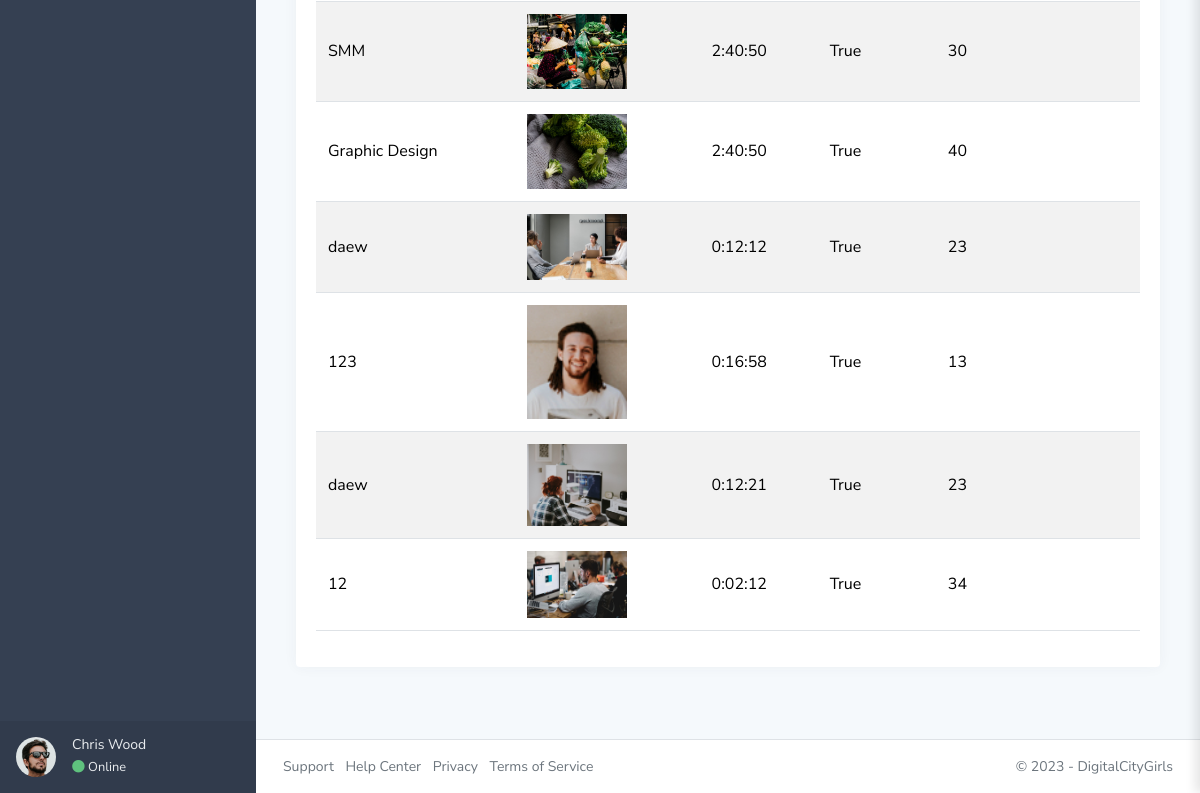
The app's page /ad/direction/ (lower part), older data.
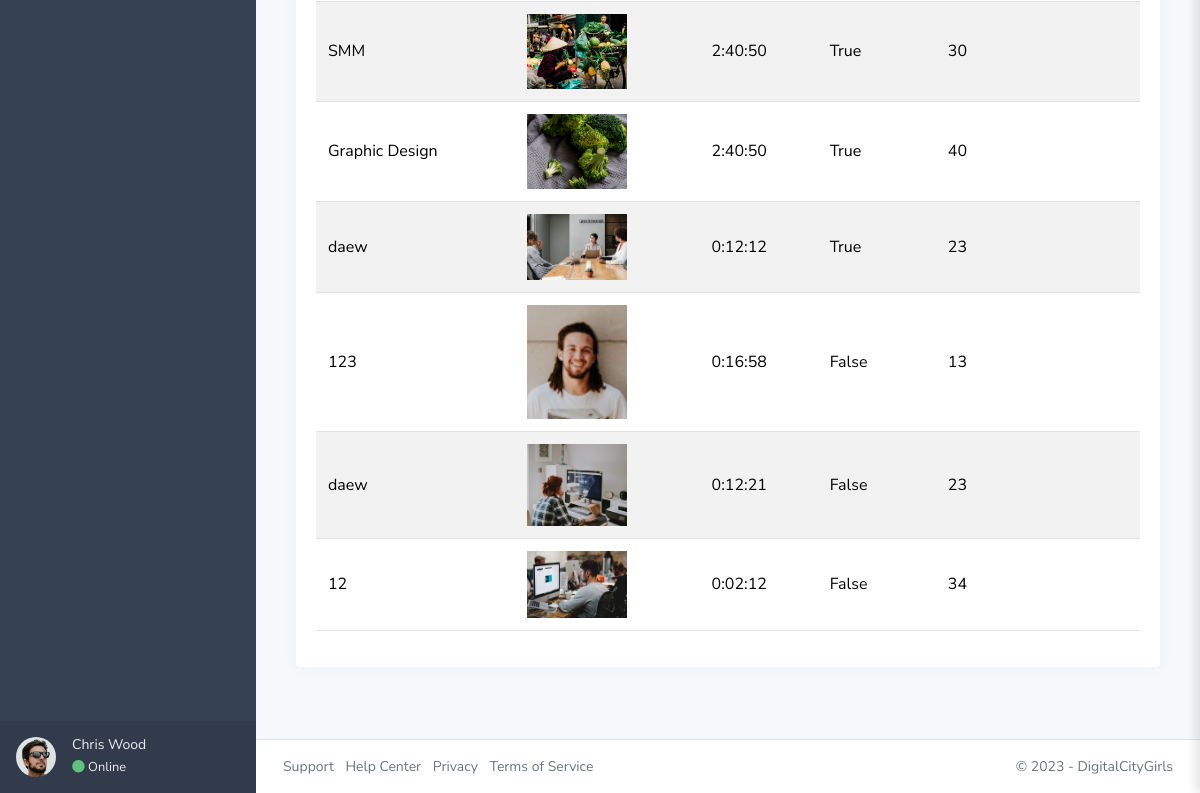
The same page, newer data.
### main/models.py (models this page shows, shortened)
class Direction(models.Model):
    photo = models.ImageField()
    name = models.CharField(max_length=255)
    time = models.DurationField(default=0)
    question_count = models.PositiveIntegerField()
    is_logic = models.BooleanField(default=False)

### adminstrator/views.py (the view)
# urls.py: path('direction/', direction_view, name="direction"),
def direction_view(request):
    context = {
        "direction": Direction.objects.all(),
    }
    return render(request, 'direction.html', context)

### template/direction.html (shortened to what this page needs)
﻿{% extends 'base.html' %}
{% load static %}
{% block content %}
			<main class="content">
				<div class="container-fluid p-0">
					<div class="row">
						<div class="col-12 col-xl-12">
							<div class="card">
								<div class="card-body">
									<table id="datatables-basic" class="table table-striped" style="width:100%">
										<tbody>
										{% for i in direction %}
											<tr>
												<td>{{ i.name }}</td>
												<td><img width="100px" src="{{ i.photo.url }}" alt=""></td>
												<td>{{ i.time }}</td>
												<td>{{ i.is_logic }}</td>
												<td>{{ i.question_count }}</td>
											</tr>
										{% endfor %}
										</tbody>
									</table>
								</div>
							</div>
						</div>
					</div>
				</div>
			</main>
{% endblock content %}

Row changes from the older to the newer data that the page shows:
changed Direction (number 4 of 6 on the later page): is_logic "True" → "False"
changed Direction (number 5 of 6 on the later page): is_logic "True" → "False"
changed Direction (number 6 of 6 on the later page): is_logic "True" → "False"
